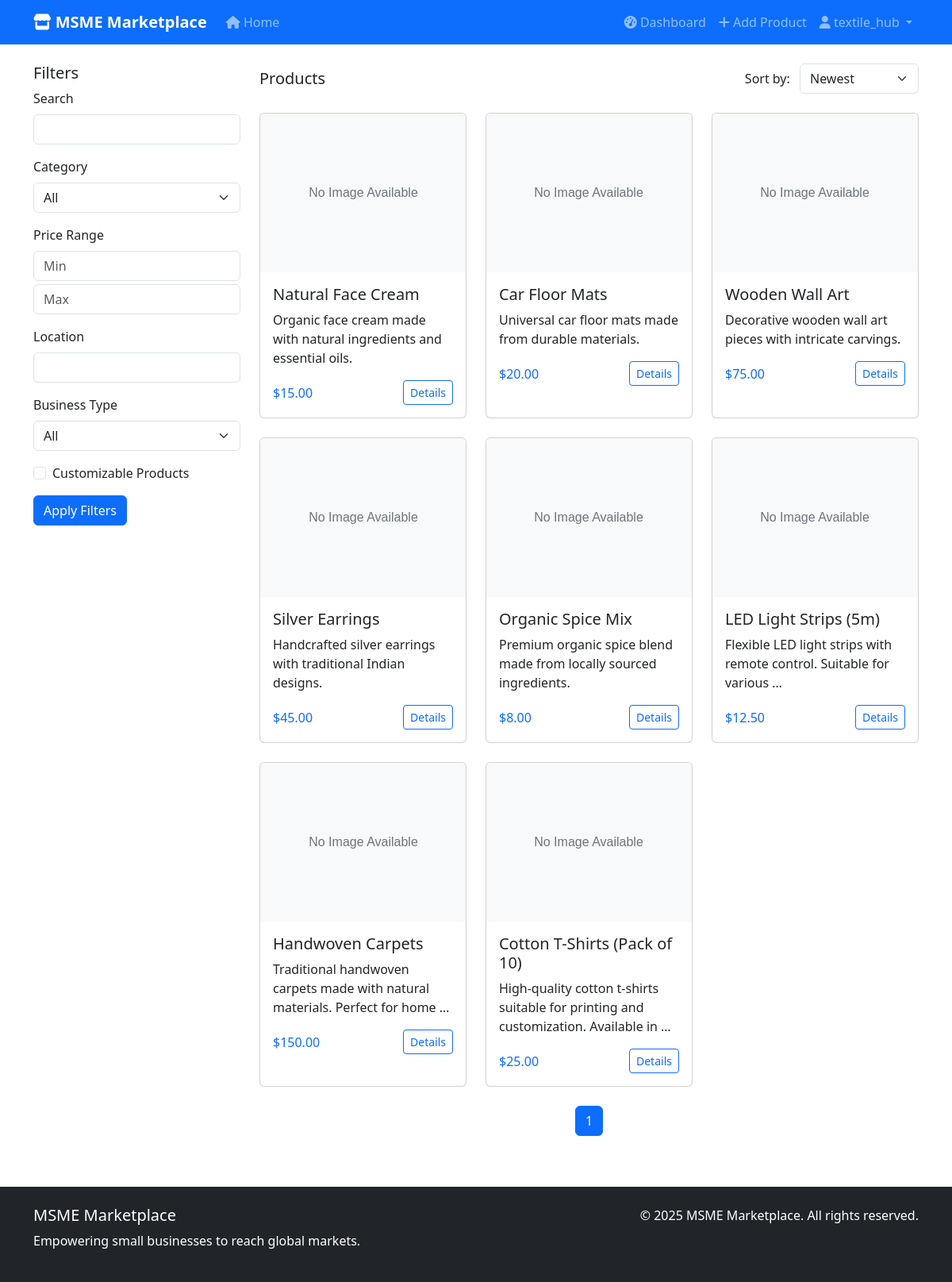
Screenshot of / (signed in) with the database file from the repository.
### marketplace/models.py (models this page shows, shortened)
class Product(models.Model):
    seller = models.ForeignKey(Seller, on_delete=models.CASCADE, related_name='products')
    category = models.ForeignKey(Category, on_delete=models.CASCADE, related_name='products')
    name = models.CharField(max_length=200)
    description = models.TextField()
    mrp = models.DecimalField(max_digits=10, decimal_places=2, help_text='Maximum Retail Price')
    selling_price = models.DecimalField(max_digits=10, decimal_places=2, help_text='Actual Selling Price')
    GST_RATES = [
        (0, '0%'),
        (5, '5%'),
        (12, '12%'),
        (18, '18%'),
        (28, '28%'),
    ]
    gst_rate = models.IntegerField(choices=GST_RATES, default=18)
    stock_quantity = models.PositiveIntegerField(default=0)
    minimum_order_quantity = models.PositiveIntegerField(default=1)
    APPROVAL_STATUS = [
        ('pending', 'Pending'),
        ('approved', 'Approved'),
        ('rejected', 'Rejected'),
    ]
    approval_status = models.CharField(max_length=20, choices=APPROVAL_STATUS, default='pending')
    is_active = models.BooleanField(default=True)
    is_customizable = models.BooleanField(default=False)
    rejection_reason = models.TextField(blank=True)
    created_at = models.DateTimeField(auto_now_add=True)
    updated_at = models.DateTimeField(auto_now=True)
    tags = models.CharField(max_length=500, blank=True, help_text="Comma-separated tags for search")
    class Meta:
        ordering = ['-created_at']
    def get_absolute_url(self):
        return reverse('marketplace:product_detail', kwargs={'pk': self.pk})
    @property
    def main_image(self):
        image = self.images.first()
        return image.image if image else None
    @property
    def price(self):
        return self.selling_price

### marketplace/views.py (the view, shortened to what this page needs)
# urls.py: path('', views.marketplace_home, name='home'),
def marketplace_home(request):
    products = Product.objects.filter(is_active=True).select_related('seller', 'category')
    search_query = request.GET.get('search', '')
    category_id = request.GET.get('category', '')
    min_price = request.GET.get('min_price', '')
    max_price = request.GET.get('max_price', '')
    location = request.GET.get('location', '')
    business_type = request.GET.get('business_type', '')
    customizable = request.GET.get('customizable', '')
    sort_by = request.GET.get('sort', 'newest')
    if category_id:
        products = products.filter(category_id=category_id)
    if min_price:
        products = products.filter(selling_price__gte=min_price)
    if max_price:
        products = products.filter(selling_price__lte=max_price)
    if location:
        products = products.filter(
            Q(seller__city__icontains=location) |
            Q(seller__state__icontains=location)
        )
    if business_type:
        products = products.filter(seller__business_type=business_type)
    if customizable == 'true':
        products = products.filter(is_customizable=True)
    if sort_by == 'price_low':
        products = products.order_by('selling_price')
    elif sort_by == 'price_high':
        products = products.order_by('-selling_price')
    elif sort_by == 'name':
        products = products.order_by('name')
    else:  # newest
        products = products.order_by('-created_at')
    paginator = Paginator(products, 12)  # Show 12 products per page
    page_number = request.GET.get('page')
    page_obj = paginator.get_page(page_number)
    categories = Category.objects.all()
    price_range = Product.objects.filter(is_active=True).aggregate(
        min_price=Min('selling_price'),
        max_price=Max('selling_price')
    )
    business_types = Seller.objects.values_list('business_type', flat=True).distinct()
    locations = Seller.objects.values('city', 'state').distinct()[:20]
    context = {
        'page_obj': page_obj,
        'products': page_obj.object_list,
        'categories': categories,
        'price_range': price_range,
        'business_types': business_types,
        'locations': locations,
        'search_query': search_query,
        'selected_category': category_id,
        'min_price': min_price,
        'max_price': max_price,
        'selected_location': location,
        'selected_business_type': business_type,
        'customizable': customizable,
        'sort_by': sort_by,
        'total_products': paginator.count,
    }
    return render(request, 'marketplace/home.html', context)

### templates/marketplace/home.html (shortened to what this page needs)
{% extends 'base.html' %}
{% load static %}
{% block content %}
<div class="container mt-4">
    <div class="row">
        <div class="col-md-3">
            <div class="mb-4">
                <h5>Filters</h5>
                <form method="get">
                    <div class="mb-3">
                        <label for="id_search" class="form-label">Search</label>
                        <input type="text" name="search" id="id_search" class="form-control" value="{{ search_query }}">
                    </div>
                    <div class="mb-3">
                        <label for="id_category" class="form-label">Category</label>
                        <select name="category" id="id_category" class="form-select">
                            <option value="">All</option>
                        </select>
                    </div>
                    <div class="mb-3">
                        <label for="id_price" class="form-label">Price Range</label>
                        <input type="number" name="min_price" id="id_min_price" class="form-control" placeholder="Min" value="{{ min_price }}">
                        <input type="number" name="max_price" id="id_max_price" class="form-control mt-1" placeholder="Max" value="{{ max_price }}">
                    </div>
                    <div class="mb-3">
                        <label for="id_location" class="form-label">Location</label>
                        <input type="text" name="location" id="id_location" class="form-control" value="{{ selected_location }}">
                    </div>
                    <div class="mb-3">
                        <label for="id_business_type" class="form-label">Business Type</label>
                        <select name="business_type" id="id_business_type" class="form-select">
                            <option value="">All</option>
                        </select>
                    </div>
                    <div class="form-check mb-3">
                        <input class="form-check-input" type="checkbox" name="customizable" value="true" id="id_customizable" {% if customizable == 'true' %}checked{% endif %}>
                        <label class="form-check-label" for="id_customizable">
                            Customizable Products
                        </label>
                    </div>
                    <button type="submit" class="btn btn-primary">Apply Filters</button>
                </form>
            </div>
        </div>
        <div class="col-md-9">
            <div class="d-flex justify-content-between align-items-center mb-4">
                <h5 class="mb-0">Products</h5>
                <div>
                    <label class="form-label me-2 mb-0">Sort by:</label>
                    <select name="sort" form="filter-form" class="form-select d-inline w-auto">
                        <option value="newest" {% if sort_by == 'newest' %}selected{% endif %}>Newest</option>
                    </select>
                </div>
            </div>
            <div class="row row-cols-1 row-cols-md-3 g-4">
                {% for product in products %}
                <div class="col">
                    <div class="card h-100">
                        {% if product.main_image %}
                        <img src="{{ product.main_image.url }}" class="card-img-top" alt="{{ product.name }}">
                        {% else %}
                        <img src="{% static 'img/no-image.svg' %}" class="card-img-top" alt="No Image Available">
                        {% endif %}
                        <div class="card-body">
                            <h5 class="card-title">{{ product.name }}</h5>
                            <p class="card-text">{{ product.description|truncatewords:10 }}</p>
                            <div class="d-flex justify-content-between align-items-center">
                                <span class="text-primary">${{ product.price }}</span>
                                <a href="{{ product.get_absolute_url }}" class="btn btn-sm btn-outline-primary">Details</a>
                            </div>
                        </div>
                    </div>
                </div>
                {% empty %}
                <p class="text-center">No products available matching your criteria.</p>
                {% endfor %}
            </div>
            <div class="mt-4 d-flex justify-content-center">
                <nav>
                    <ul class="pagination">
                        {% for num in page_obj.paginator.page_range %}
                            {% if page_obj.number == num %}
                                <li class="page-item active"><a class="page-link" href="#">{{ num }}</a></li>
                            {% elif num > page_obj.number|add:"-3" and num < page_obj.number|add:"4" %}
                                <li class="page-item"><a class="page-link" href="?page={{ num }}">{{ num }}</a></li>
                            {% endif %}
                        {% endfor %}
                    </ul>
                </nav>
            </div>
        </div>
    </div>
</div>
{% endblock %}

### templates/base.html (shortened to what this page needs)
<!DOCTYPE html>
<html lang="en">
<head>
    <link href="https://cdn.jsdelivr.net/npm/bootstrap@5.3.0/dist/css/bootstrap.min.css" rel="stylesheet">
    <link href="https://cdnjs.cloudflare.com/ajax/libs/font-awesome/6.0.0/css/all.min.css" rel="stylesheet">
    {% load static %}
    <link href="{% static 'css/marketplace.css' %}" rel="stylesheet">
</head>
<body>
    <nav class="navbar navbar-expand-lg navbar-dark bg-primary">
        <div class="container">
            <a class="navbar-brand" href="{% url 'marketplace:home' %}">
                <i class="fas fa-store"></i> MSME Marketplace
            </a>
            <div class="collapse navbar-collapse" id="navbarNav">
                <div class="navbar-nav me-auto">
                    <a class="nav-link" href="{% url 'marketplace:home' %}">
                        <i class="fas fa-home"></i> Home
                    </a>
                </div>
                <div class="navbar-nav ms-auto">
                    {% if user.is_authenticated %}
                        {% if user.seller %}
                            <a class="nav-link" href="{% url 'marketplace:seller_dashboard' %}">
                                <i class="fas fa-tachometer-alt"></i> Dashboard
                            </a>
                            <a class="nav-link" href="{% url 'marketplace:add_product' %}">
                                <i class="fas fa-plus"></i> Add Product
                            </a>
                        {% endif %}
                        <div class="nav-item dropdown">
                            <a class="nav-link dropdown-toggle" href="#" id="navbarDropdown" role="button" data-bs-toggle="dropdown">
                                <i class="fas fa-user"></i> {{ user.username }}
                            </a>
                        </div>
                    {% endif %}
                </div>
            </div>
        </div>
    </nav>
    <main>
        {% block content %}
        {% endblock %}
    </main>
    <footer class="bg-dark text-white py-4 mt-5">
        <div class="container">
            <div class="row">
                <div class="col-md-6">
                    <h5>MSME Marketplace</h5>
                    <p>Empowering small businesses to reach global markets.</p>
                </div>
                <div class="col-md-6 text-md-end">
                    <p>&copy; {% now "Y" %} MSME Marketplace. All rights reserved.</p>
                </div>
            </div>
        </div>
    </footer>
</body>
</html>

### static/css/marketplace.css (style rules this page uses)
.card-img-top { height: 200px; object-fit: cover; }
.pagination { justify-content: center; }
.navbar-brand { font-weight: bold; }

### rows the page displays
Product: name "Natural Face Cream", description "Organic face cream made with natural ingredients and essential oils.", price "15.00"
Product: name "Car Floor Mats", description "Universal car floor mats made from durable materials.", price "20.00"
Product: name "Wooden Wall Art", description "Decorative wooden wall art pieces with intricate carvings.", price "75.00"
Product: name "Silver Earrings", description "Handcrafted silver earrings with traditional Indian designs.", price "45.00"
Product: name "Organic Spice Mix", description "Premium organic spice blend made from locally sourced ingredients.", price "8.00"
Product: name "LED Light Strips (5m)", description "Flexible LED light strips with remote control. Suitable for various …", price "12.50"
Product: name "Handwoven Carpets", description "Traditional handwoven carpets made with natural materials. Perfect for home …", price "150.00"
Product: name "Cotton T-Shirts (Pack of 10)", description "High-quality cotton t-shirts suitable for printing and customization. Available in …", price "25.00"

### other values shown
{{ user.username }} "textile_hub"
{{ num }} "1"
